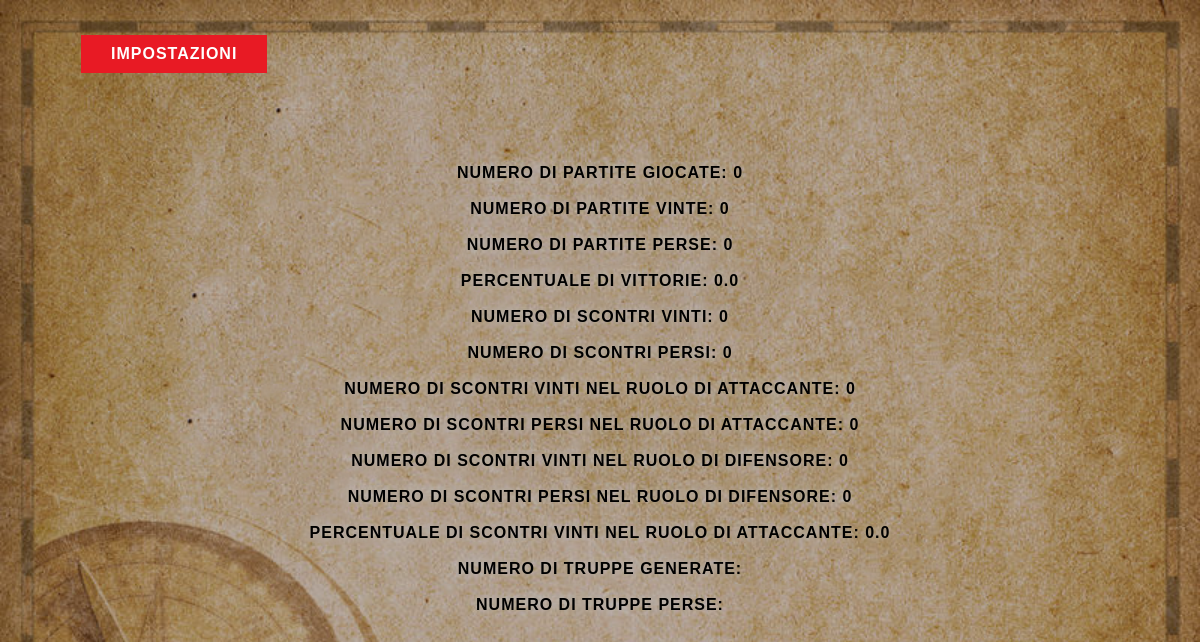
The page /statistiche (signed in) on the database its author committed.
### RiskGame/models.py (models this page shows, shortened)
class Statistiche(models.Model):
    IDGiocatore = models.OneToOneField(settings.AUTH_USER_MODEL, primary_key=True,
                                       on_delete=models.CASCADE)
    NumeroPartiteVinte = models.IntegerField()
    NumeroPartitePerse = models.IntegerField()
    PercentualeVinte = models.FloatField()
    NumeroScontriVinti = models.IntegerField()
    NumeroScontriPersi = models.IntegerField()
    NumeroScontriVintiATK = models.IntegerField()
    NumeroScontriPersiATK = models.IntegerField()
    NumeroScontriVintiDEF = models.IntegerField()
    NumeroScontriPersiDEF = models.IntegerField()
    PercentualeScontriVintiATK = models.FloatField()
    NumeroPartiteGiocate = models.IntegerField()

### RiskGame/views.py (the view)
# urls.py: path("statistiche", views.StatisticheView.draw, name="statistiche"),
    @staticmethod
    def draw(request):
        username = User.objects.get(username=request.user.username)
        template_name = "statistiche.html"
        statistica = Statistiche.objects.filter(IDGiocatore=username)
        stats = {
            "statistiche": statistica
        }
        return render(request, template_name, stats)

### RiskGame/templates/statistiche.html (shortened to what this page needs)
<!DOCTYPE html>
<html style="font-size: 16px;" xml:lang>
{% load static %}
<head>
    <link rel="stylesheet" href="{% static 'nicepage.css' %}" media="screen">
    <link rel="stylesheet" href="{% static 'Sfondo.css' %}" media="screen">
<body class="body" data-style="blank" data-posts="" data-global-section-properties="{&quot;colorings&quot;:{&quot;light&quot;:[&quot;clean&quot;],&quot;colored&quot;:[&quot;clean&quot;],&quot;dark&quot;:[&quot;dark&quot;]}}" data-source="blank" data-page-sections-style="[]" data-page-coloring-types="{&quot;light&quot;:[&quot;clean&quot;],&quot;colored&quot;:[&quot;clean&quot;],&quot;dark&quot;:[&quot;dark&quot;]}" data-page-category="&quot;Basic&quot;"><form class="u-clearfix u-custom-color-1 u-block-702b-1" custom-posts-hash="[]" data-style="blank" data-section-properties="{&quot;margin&quot;:&quot;none&quot;,&quot;stretch&quot;:true}" id="sec-341e" data-source="Blank" data-id="702b">
  <header class="u-clearfix u-custom-color-1 u-header u-header" id="sec-3a71" data-animation-name="" data-animation-duration="0" data-animation-delay="0" data-animation-direction=""><div class="u-align-left u-clearfix u-sheet u-valign-middle u-sheet-1">
        <a href="{% url 'RiskGame:impostazione' %}" class="u-border-none u-btn u-button-style u-custom-color-4 u-hover-palette-2-dark-2 u-btn-1">Impostazioni<br>
        </a>
      </div></header>
    {% for statistica in statistiche%}
        <div class="selection">
            <div class="light-text">
                <label>Numero di partite giocate: {{statistica.NumeroPartiteGiocate}}</label>
                <br><br>
                <label>Numero di partite vinte: {{statistica.NumeroPartiteVinte}}</label>
                <br><br>
                <label>Numero di partite perse: {{statistica.NumeroPartitePerse}}</label>
                <br><br>
                <label>Percentuale di vittorie: {{statistica.PercentualeVinte}}</label>
                <br><br>
                <label>Numero di scontri vinti: {{statistica.NumeroScontriVinti}}</label>
                <br><br>
                <label>Numero di scontri persi: {{statistica.NumeroScontriPersi}}</label>
                <br><br>
                <label>Numero di scontri vinti nel ruolo di attaccante: {{statistica.NumeroScontriVintiATK}}</label>
                <br><br>
                <label>Numero di scontri persi nel ruolo di attaccante: {{statistica.NumeroScontriPersiATK}}</label>
                <br><br>
                <label>Numero di scontri vinti nel ruolo di difensore: {{statistica.NumeroScontriVintiDEF}}</label>
                <br><br>
                <label>Numero di scontri persi nel ruolo di difensore: {{statistica.NumeroScontriPersiDEF}}</label>
                <br><br>
                <label>Percentuale di scontri vinti nel ruolo di attaccante: {{statistica.PercentualeScontriVintiATK}}</label>
                <br><br>
                <label>Numero di truppe generate: {{statistica.NumeroTruppeGenerate}}</label>
                <br><br>
                <label>Numero di truppe perse: {{statistica.NumeroTruppePerse}}</label>
                <br>
            </div>
        </div>
    {% endfor %}
</body></html>

### RiskGame/static/Sfondo.css (style rules this page uses)
.body { background-image: linear-gradient(rgba(255,255,255,0.0), rgba(255,255,255, 0.0)), url("../static/SfondoMappa.png"); background-repeat: no-repeat; background-attachment: fixed; background-size: 100% 100%; background-position: center; --effect-scale: 1.1; }
.body::before { content: ''; display: block; position: absolute; background-color: #000; opacity: 0.25; width: 100%; height: 100%; }

### RiskGame/templates/statistiche.html (style rules this page uses)
@media (min-width: 1200px) { div.selection { letter-spacing: 1px; border-style: none; font-weight: 700; text-transform: uppercase; background-image: none; text-align: center; margin-top: 78px; margin-left: auto; margin-right: auto; margin-bottom: 0; } }
@media (min-width: 1200px) { .light-text { text-shadow: -1px -1px 10px rgba(255, 255, 255, 1); } }

### rows shown on the page
Statistiche: NumeroPartiteGiocate "0", NumeroPartiteVinte "0", NumeroPartitePerse "0", PercentualeVinte "0.0", NumeroScontriVinti "0", NumeroScontriPersi "0", NumeroScontriVintiATK "0", NumeroScontriPersiATK "0", NumeroScontriVintiDEF "0", NumeroScontriPersiDEF "0", PercentualeScontriVintiATK "0.0"
